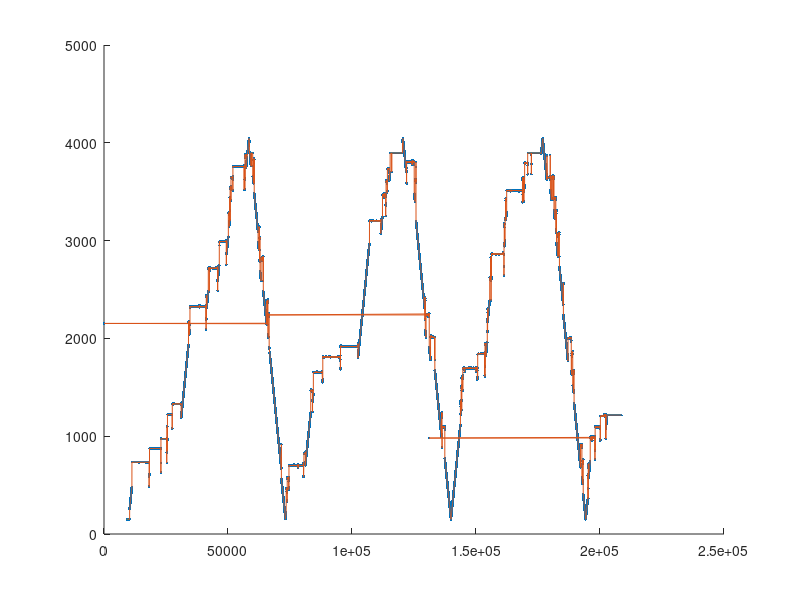

This figure's MATLAB source:
clc; clear all; close all;

t = csvread('t_output1.csv');
V = csvread('V_output2.csv');

hold on

plot(t,V,'.')
plot(t,V)
